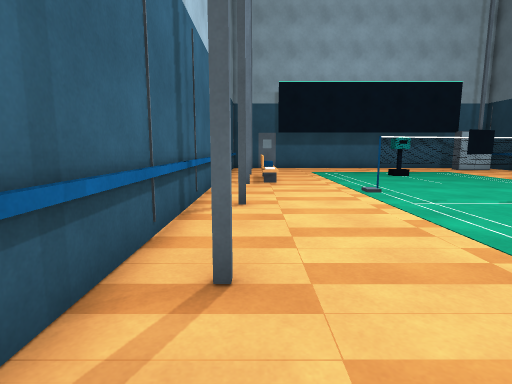
[1] (above)

13 first-person views from a walk through a scene from a Unity 3-D project. The camera is 1.2 m above the floor, tilts 8° down and sees 80° across. The floor is counted in squares, 1 m on a side. Each view is taken from the middle of a square. On the plan, view 1 faces up. The plan holds only what a view shows up to about 13 squares ahead; the rest is blank. The player is left out.

[2]
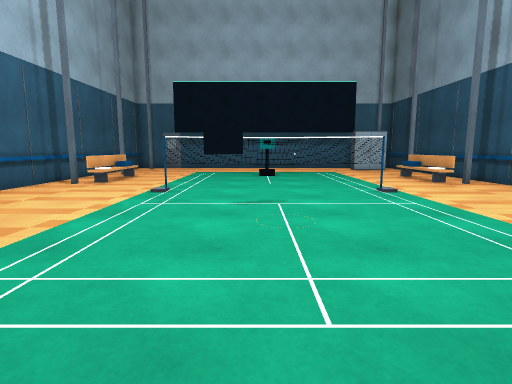

[3]
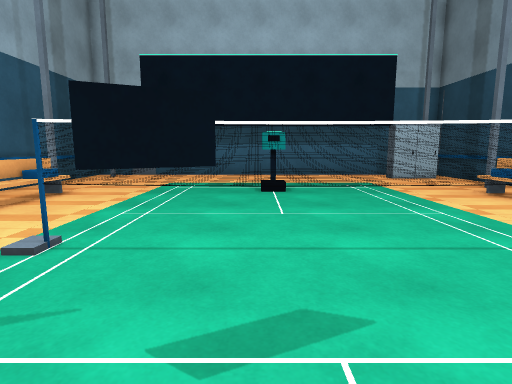

[4]
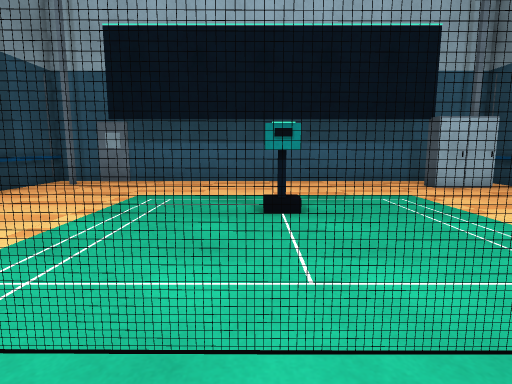

[5]
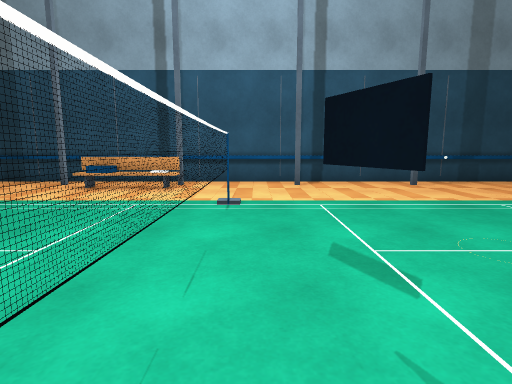

[6]
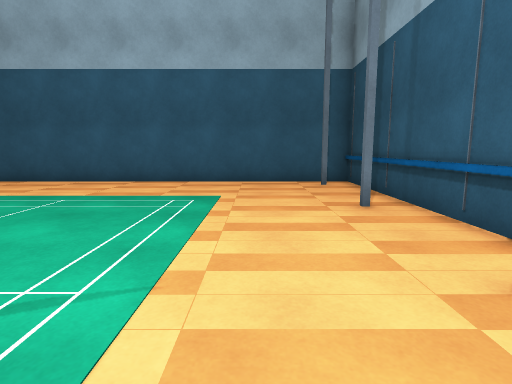

[7]
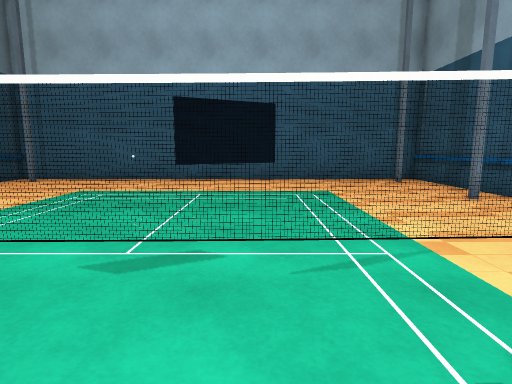

[8]
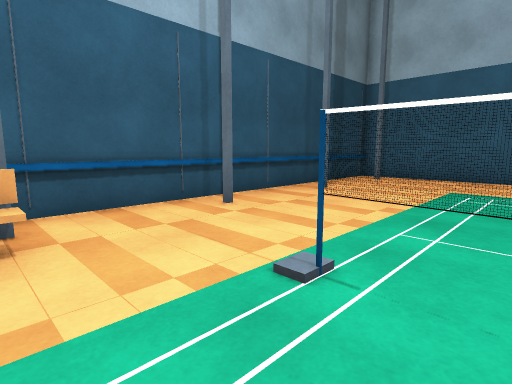

[9]
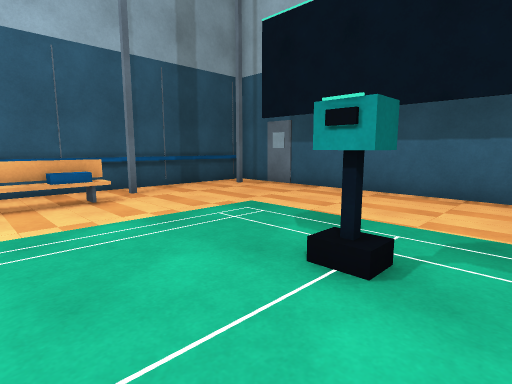

[10]
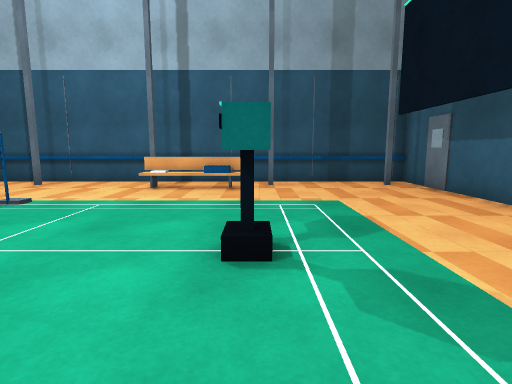

[11]
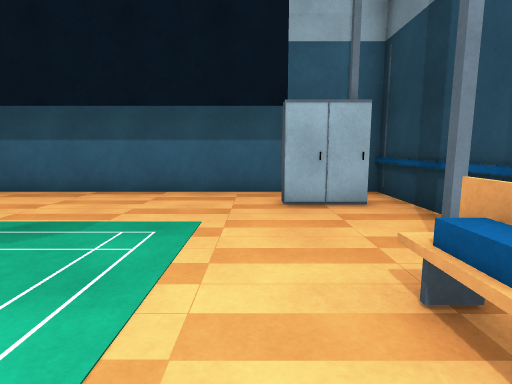

[12]
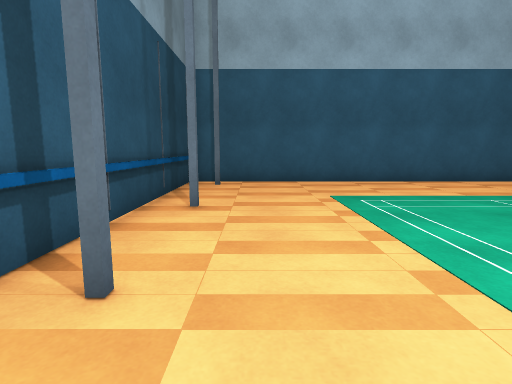

[13]
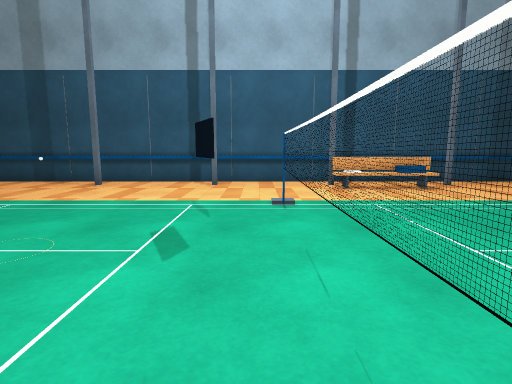

### Floor plan
Key: @ floor where view 1 was taken; # wall or solid block; x gap in a wall; . floor; = window, fence, low wall or low ledge; T thing the floor can be seen under or through; O other object.
Columns run from 2 left of view 1 to 15 right of it. Each row starts with its distance up from view 1.
 20 ##################
 19 #.............. .#
 18 #.#...........##.#
 17 #................#
 16 #................#
 15 #.#............#.#
 14 #.......OO.......#
 13 #.=..............#
 12 #.=..............#
 11 #.=............=.#
 10 #................#
  9 #....OTTTTTTO....#
  8 #................#
  7 #.#....#.......#.#
  6 #........ .......#
  5 #................#
  4 #................#
  3 #.#............#.#
  2 #................#
  1 #................#
  0 #.@..............#
 -1 #x.............#.#
 -2 #................#
 -3 ##################

Positions as (right, up) in squares from view 1, and headings:
1: (0, 0), facing up
2: (6, 0), facing up
3: (6, 5), facing up
4: (6, 8), facing up
5: (3, 8), facing right
6: (2, 9), facing down
7: (5, 10), facing down
8: (8, 11), facing down-right
9: (8, 11), facing up-left
10: (10, 14), facing left
11: (11, 11), facing up
12: (12, 9), facing down
13: (10, 8), facing left
